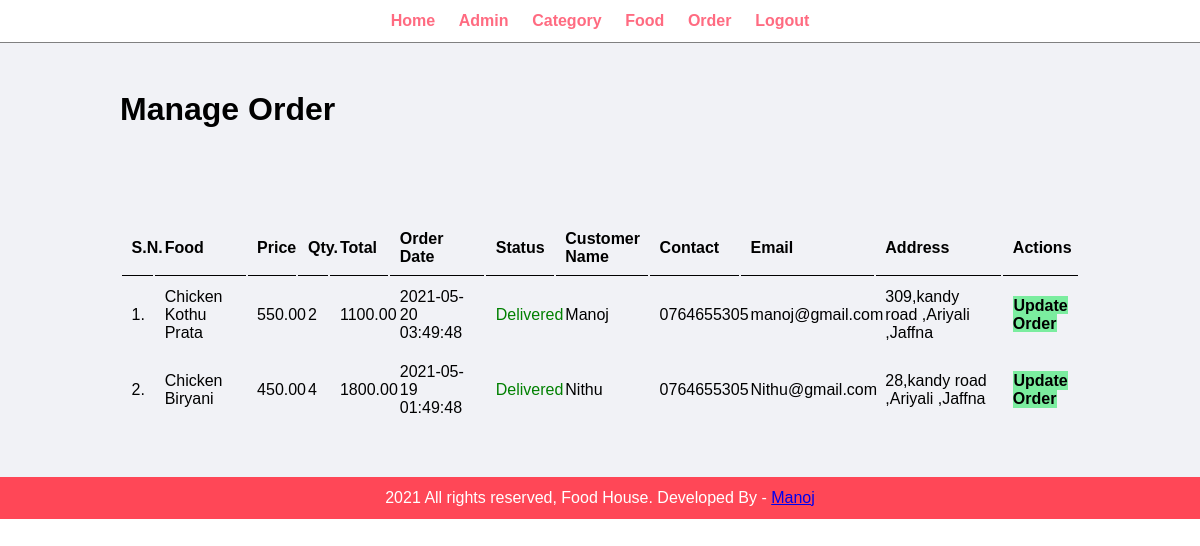
Page /admin/manage-order.php (signed in) on the committed database.
### tables this page shows
CREATE TABLE IF NOT EXISTS `tbl_order` (
  `id` int UNSIGNED NOT NULL AUTO_INCREMENT,
  `food` varchar(150) NOT NULL,
  `price` decimal(10,2) NOT NULL,
  `qty` int NOT NULL,
  `total` decimal(10,2) NOT NULL,
  `order_date` datetime NOT NULL,
  `status` varchar(50) NOT NULL,
  `customer_name` varchar(150) NOT NULL,
  `customer_contact` varchar(20) NOT NULL,
  `customer_email` varchar(150) NOT NULL,
  `customer_address` varchar(255) NOT NULL,
  PRIMARY KEY (`id`)
);

### admin/manage-order.php (the view, shortened to what this page needs)
<?php include('partials/menu.php'); ?>
<div class="main-content">
    <div class="wrapper">
        <h1>Manage Order</h1>
                <br /><br /><br />
                <br><br>
                <table class="tbl-full">
                    <tr>
                        <th>S.N.</th>
                        <th>Food</th>
                        <th>Price</th>
                        <th>Qty.</th>
                        <th>Total</th>
                        <th>Order Date</th>
                        <th>Status</th>
                        <th>Customer Name</th>
                        <th>Contact</th>
                        <th>Email</th>
                        <th>Address</th>
                        <th>Actions</th>
                    </tr>
                    <?php
                        $sql = "SELECT * FROM tbl_order ORDER BY id DESC";
                        $res = mysqli_query($conn, $sql);
                        $count = mysqli_num_rows($res);
                        $sn = 1;
                        if($count>0)
                        {
                            while($row=mysqli_fetch_assoc($res))
                            {
                                $id = $row['id'];
                                $food = $row['food'];
                                $price = $row['price'];
                                $qty = $row['qty'];
                                $total = $row['total'];
                                $order_date = $row['order_date'];
                                $status = $row['status'];
                                $customer_name = $row['customer_name'];
                                $customer_contact = $row['customer_contact'];
                                $customer_email = $row['customer_email'];
                                $customer_address = $row['customer_address'];
                                ?>
                                    <tr>
                                        <td><?php echo $sn++; ?>. </td>
                                        <td><?php echo $food; ?></td>
                                        <td><?php echo $price; ?></td>
                                        <td><?php echo $qty; ?></td>
                                        <td><?php echo $total; ?></td>
                                        <td><?php echo $order_date; ?></td>
                                        <td>
                                            <?php
                                                if($status=="Ordered")
                                                {
                                                    echo "<label>$status</label>";
                                                }
                                                elseif($status=="On Delivery")
                                                {
                                                    echo "<label style='color: orange;'>$status</label>";
                                                }
                                                elseif($status=="Delivered")
                                                {
                                                    echo "<label style='color: green;'>$status</label>";
                                                }
                                                elseif($status=="Cancelled")
                                                {
                                                    echo "<label style='color: red;'>$status</label>";
                                                }
                                            ?>
                                        </td>
                                        <td><?php echo $customer_name; ?></td>
                                        <td><?php echo $customer_contact; ?></td>
                                        <td><?php echo $customer_email; ?></td>
                                        <td><?php echo $customer_address; ?></td>
                                        <td>
                                            <a href="<?php echo SITEURL; ?>admin/update-order.php?id=<?php echo $id; ?>" class="btn-secondary">Update Order</a>
                                        </td>
                                    </tr>
                                <?php
                            }
                        }
                        else
                        {
                            echo "<tr><td colspan='12' class='error'>Orders not Available</td></tr>";
                        }
                    ?>
                </table>
    </div>
</div>
<?php include('partials/footer.php'); ?>

### admin/partials/menu.php (shortened to what this page needs)
<html>
    <head>
        <link rel="stylesheet" href="../css/admin.css">
    </head>
    <body>
        <div class="menu text-center">
            <div class="wrapper">
                <ul>
                    <li><a href="index.php">Home</a></li>
                    <li><a href="manage-admin.php">Admin</a></li>
                    <li><a href="manage-category.php">Category</a></li>
                    <li><a href="manage-food.php">Food</a></li>
                    <li><a href="manage-order.php">Order</a></li>
                    <li><a href="logout.php">Logout</a></li>
                </ul>
            </div>
        </div>

### admin/partials/footer.php
<div class="footer">
            <div class="wrapper">
                <p class="text-center">2021 All rights reserved, Food House. Developed By - <a href="#"> Manoj</a></p>
            </div>
        </div>
    </body>
</html>

### css/admin.css (style rules this page uses)
* { margin: 0; padding: 0; font-family: Arial, Helvetica, sans-serif; }
.wrapper { padding: 1%; width: 80%; margin: 0 auto; }
.text-center { text-align: center; }
.tbl-full { width: 100%; }
table tr th { border-bottom: 1px solid black; padding: 1%; text-align: left; }
table tr td { padding: 1%; }
.btn-secondary { background-color: #7bed9f; padding: 1%; color: black; text-decoration: none; font-weight: bold; }
.menu { border-bottom: 1px solid grey; }
.menu ul { list-style-type: none; }
.menu ul li { display: inline; padding: 1%; }
.menu ul li a { text-decoration: none; font-weight: bold; color: #ff6b81; }
.main-content { background-color: #f1f2f6; padding: 3% 0; }
.footer { background-color: #ff4757; color: white; }

### rows in the picture
tbl_order: food "Chicken Kothu Prata", price "550.00", qty "2", total "1100.00", order_date "2021-05-20 03:49:48", status "Delivered", customer_name "Manoj", customer_contact "0764655305", customer_email "manoj@gmail.com", customer_address "309,kandy road ,Ariyali ,Jaffna"
tbl_order: food "Chicken Biryani", price "450.00", qty "4", total "1800.00", order_date "2021-05-19 01:49:48", status "Delivered", customer_name "Nithu", customer_contact "0764655305", customer_email "Nithu@gmail.com", customer_address "28,kandy road ,Ariyali ,Jaffna"
